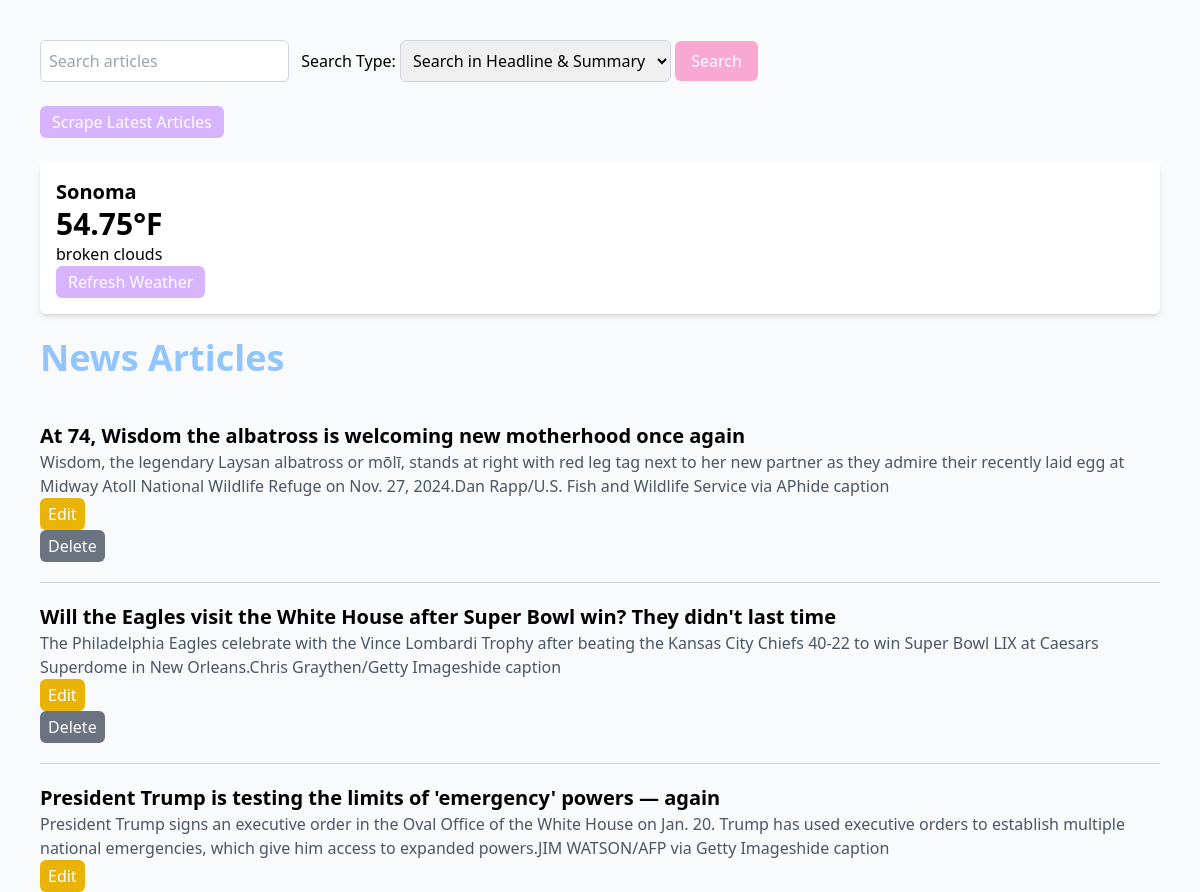
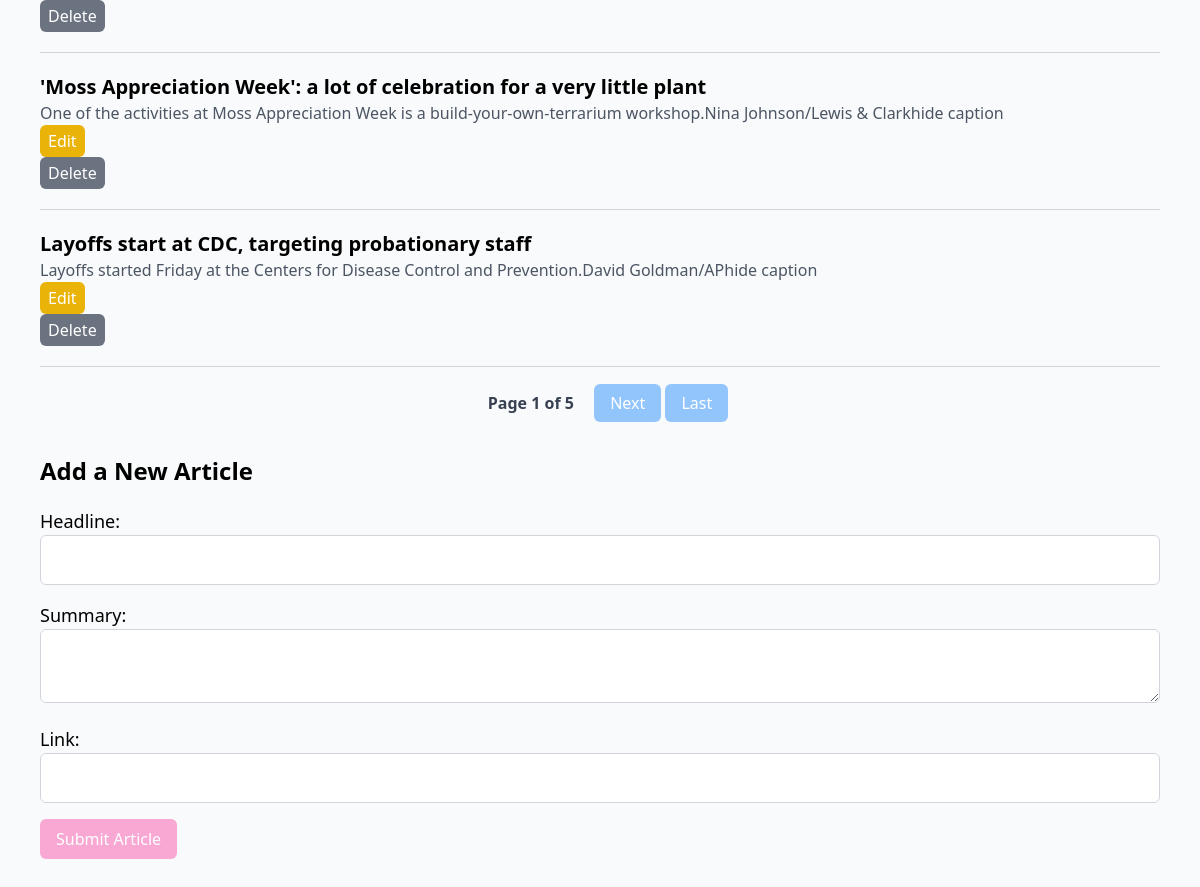
Before: / with the older database file (2 pictures, top to bottom).
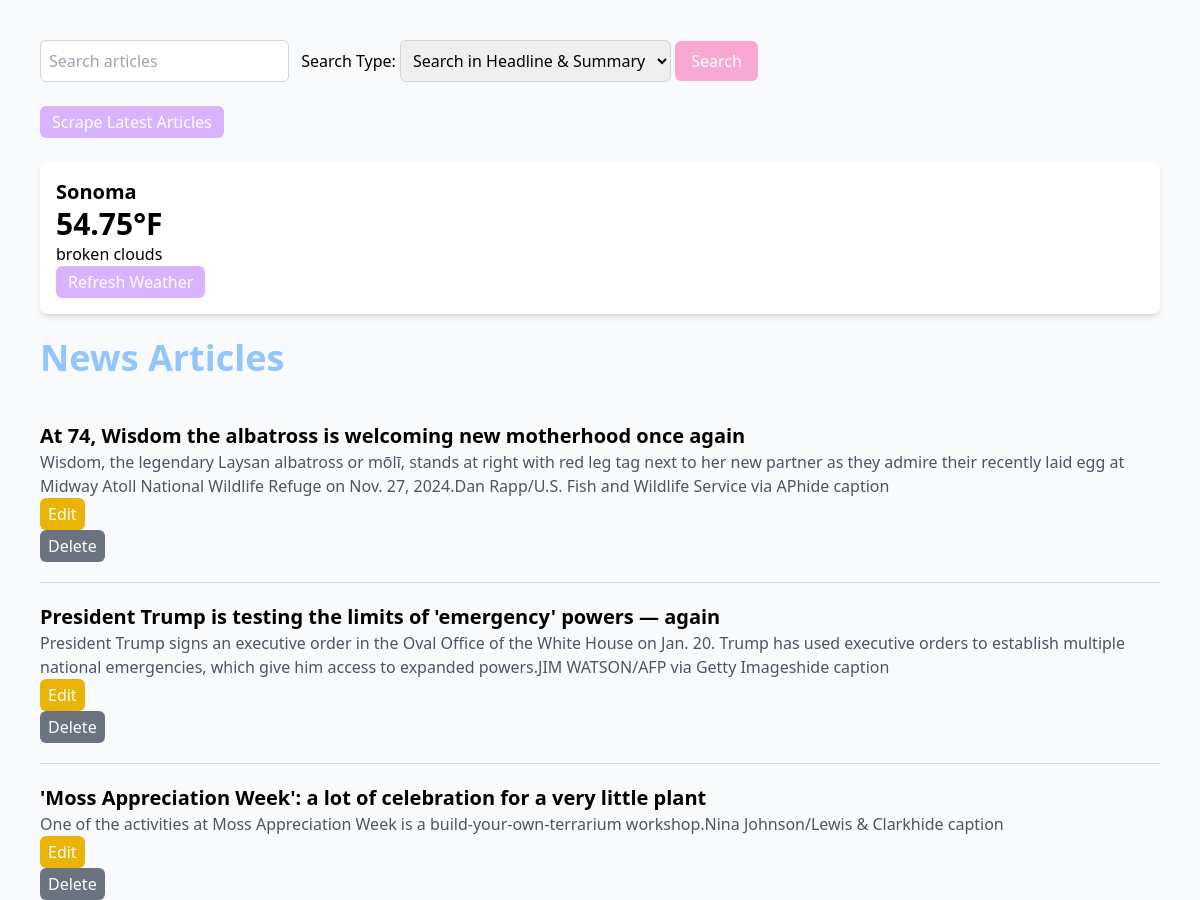
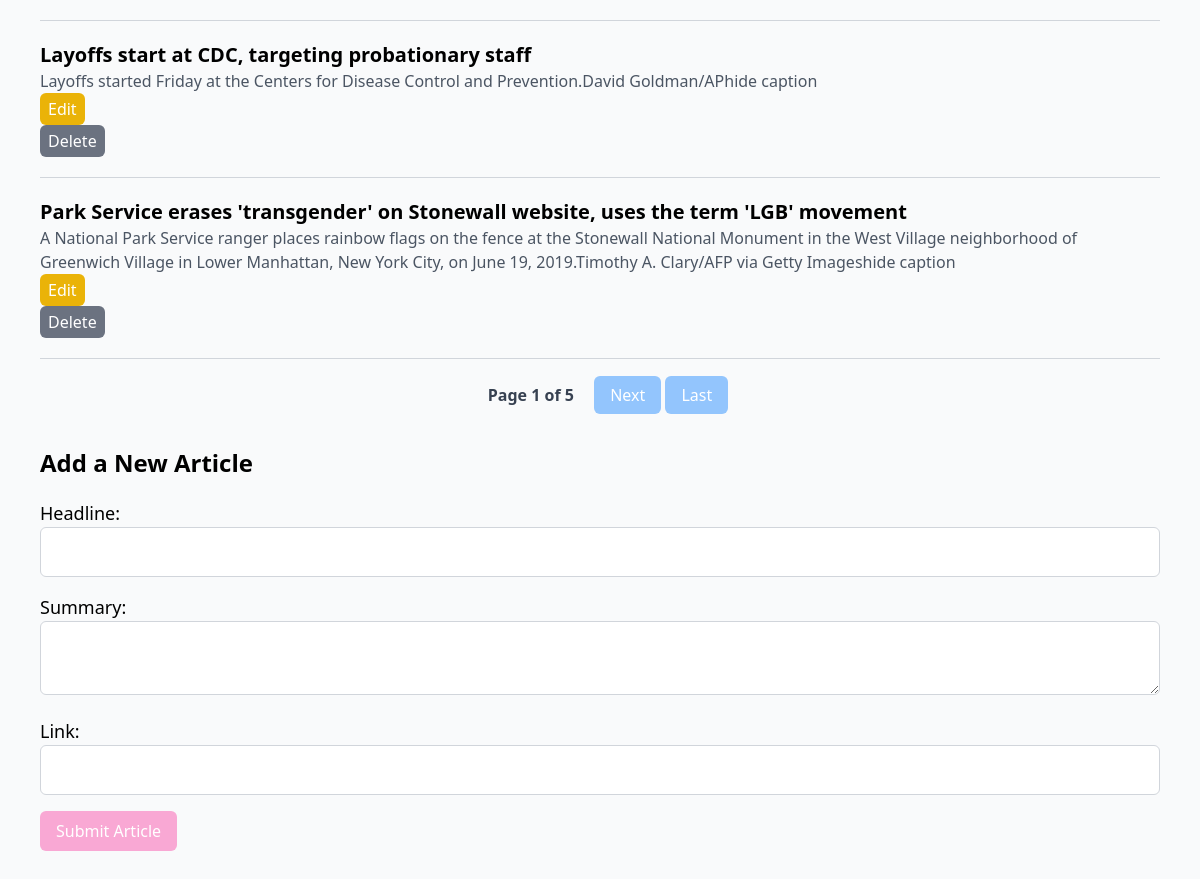
After: the same page with the newer database file (2 pictures, top to bottom).
### models.py (models this page shows)
class Weather(Base): # New class that inherits from Base to map to database table
    __tablename__ = 'weather' # Specifies name of database table
    id = Column(Integer, primary_key=True) # Defines column named id which is an integer and primary key
    temp = Column(Float, nullable=False) # Defines column named temp
    city = Column(String, nullable=False, default=DEFAULT_CITY) # Defines column named city and the default is DEFAULT_CITY
    description = Column(String, nullable=False) # Defines column named description
    last_updated = Column(DateTime, default=lambda: datetime.now(timezone.utc)) # Defines column named last_updated using a callable lambda function to dynamically assign a default value determined at runtime

class NewsArticle(Base): # New class that inherits from Base to map to database table
    __tablename__ = 'news_articles' # Specifies name of database table
    id = Column(Integer, primary_key=True)  # Defines column named id which is an integer and primary key
    headline = Column(String, nullable=False) # Defines column to store strings for article headlines
    summary = Column(String, nullable=True) # Defines column to store strings for summary of the articles
    link = Column(String, nullable=False) # Defines column to store strings for urls of the articles
    updated_at = Column(DateTime, default=lambda: datetime.now(timezone.utc), onupdate=lambda: datetime.now(timezone.utc))  # Track updates

### app.py (the view)
@app.route('/')
def index():
    try:
        session.expire_all() # Ensures the session fetches fresh data
        page = request.args.get('page', 1, type=int) # Retrieves the page query parameter from the URL
        per_page = 5 # Number of articles per page
        total_articles = session.query(NewsArticle).count() # Counts all articles
        total_pages = (total_articles + per_page - 1) // per_page # Calculate total pages and round up when needed
        news_articles = session.query(NewsArticle).offset((page - 1) * per_page).limit(per_page).all() # Offset skips the articles that appear on previous page and limit fetches the 5 per page
        weather_data = session.query(Weather).first()
        return render_template(
            'index.html', articles=news_articles, weather=weather_data,
            page=page, total_articles=total_articles, per_page=per_page, total_pages=total_pages
        )
    except Exception as e:
        logging.error(f"Error loading homepage: {e}")
        flash("An error occurred while loading the page. Please try again", "error")
        return render_template('index.html', articles=[], weather=[], page=1, total_articles=0, per_page=5, total_pages=1)

### app.py (called while the page is built)
@app.before_request
def refresh_session():
    session.close()  # Rollback any pending transactions
    session.expire_all()  # Ensure fresh data is loaded

### templates/index.html (shortened to what this page needs)
<!DOCTYPE html>
<html lang="en">
<head>
    <script src="https://cdn.tailwindcss.com"></script>
</head>
<body class="font-sans bg-gray-50 p-10">
<form action="/search" method="GET" class="mb-6">
    <input type="text" name="query" placeholder="Search articles" class="p-2 border border-gray-300 rounded-md focus:ring-2 focus:ring-blue-300" required>
    <label for="search_type" class="ml-2">Search Type:</label>
    <select name="search_type" id="search_type" class="p-2 border border-gray-300 rounded-md">
        <option value="headline_summary">Search in Headline & Summary</option>
    </select>
    <button type="submit" class="bg-pink-300 text-white py-2 px-4 rounded-md hover:bg-pink-400 transition-all">Search</button>
</form>
    <form action="/scrape" method="POST">
        <button type="submit" class="bg-purple-300 text-white py-1 px-3 rounded-md hover:bg-purple-400 transition-all">Scrape Latest Articles</button>
    </form>
    <div class="weather-widget my-6 p-4 bg-white shadow-md rounded-md">
        {% if weather %}
            <p class="text-xl font-semibold">{{weather.city}}</p>
            <p class="text-3xl font-bold">{{weather.temp}}°F</p>
            <p>{{weather.description}}</p>
        {% else %}
            <p>Weather data unavailable</p>
        {% endif %}
        <form action="/update_weather" method="POST">
            <button type="submit" class="bg-purple-300 text-white py-1 px-3 rounded-md hover:bg-purple-400 transition-all">Refresh Weather</button>
        </form>
    </div>
    <h1 class="text-4xl font-semibold mb-6"><a href="/" class="text-blue-300 hover:text-blue-400">News Articles</a></h1>
    {% for article in articles %}
    <div class="news-article border-b border-gray-300 py-5">
        <h2 class="text-xl font-semibold">
            <a href="{{ article.link }}" target="_blank" class="text-black-600 hover:underline">{{ article.headline }}</a>
        </h2>
        <p class="text-gray-600">{{ article.summary }}</p>
        <form action="/edit/{{ article.id }}" method="GET" class="inline-block mr-3">
            <button type="submit" class="bg-yellow-500 text-white py-1 px-2 rounded-md hover:bg-yellow-700 transition-all">Edit</button>
        </form>
        <form action="/delete/{{ article.id }}" method="POST" onsubmit="return confirm('Are you sure?');">
            <button type="submit" class="bg-gray-500 text-white py-1 px-2 rounded-md hover:bg-gray-700 transition-all">Delete</button>
        </form>
    </div>
    {% endfor %}
    <div class="pagination mt-6 text-center">
        <span class="font-semibold text-gray-700 mx-4">Page {{ page }} of {{ total_pages }}</span>
        {% if page < total_pages %}
            <a href="{{ url_for('index', page=page+1) }}" class="px-4 py-2 bg-blue-300 text-white rounded-md hover:bg-blue-400 transition-all">Next</a>
            <a href="{{ url_for('index', page=total_pages) }}" class="px-4 py-2 bg-blue-300 text-white rounded-md hover:bg-blue-400 transition-all">Last</a>
        {% endif %}
    </div>
    <h2 class="text-2xl font-semibold mt-10 mb-5">Add a New Article</h2>
    <form action="{{ url_for('add_article') }}" method="post" class="space-y-4">
        <div>
            <label for="headline" class="block text-lg">Headline:</label>
            <input type="text" id="headline" name="headline" required class="p-3 border border-gray-300 rounded-md w-full">
        </div>
        <div>
            <label for="summary" class="block text-lg">Summary:</label>
            <textarea id="summary" name="summary" class="p-3 border border-gray-300 rounded-md w-full"></textarea>
        </div>
        <div>
            <label for="link" class="block text-lg">Link:</label>
            <input type="url" id="link" name="link" required class="p-3 border border-gray-300 rounded-md w-full">
        </div>
        <button type="submit" class="bg-pink-300 text-white py-2 px-4 rounded-md hover:bg-pink-400 transition-all">Submit Article</button>
    </form>
</body>
</html>

Changed rows visible on the page:
removed NewsArticle: headline "Will the Eagles visit the White House after Super Bowl win? They didn't last time", summary "The Philadelphia Eagles celebrate with the Vince Lombardi Trophy after beating the Kansas City Chiefs 40-22 to win Super Bowl LIX at Caesars Superdome in New Orleans.Chris Graythen/Getty Imageshide caption"
now on this page (row unchanged): NewsArticle: headline "Park Service erases 'transgender' on Stonewall website, uses the term 'LGB' movement", summary "A National Park Service ranger places rainbow flags on the fence at the Stonewall National Monument in the West Village neighborhood of Greenwich Village in Lower Manhattan, New York City, on June 19, 2019.Timothy A. Clary/AFP via Getty Imageshide caption"
